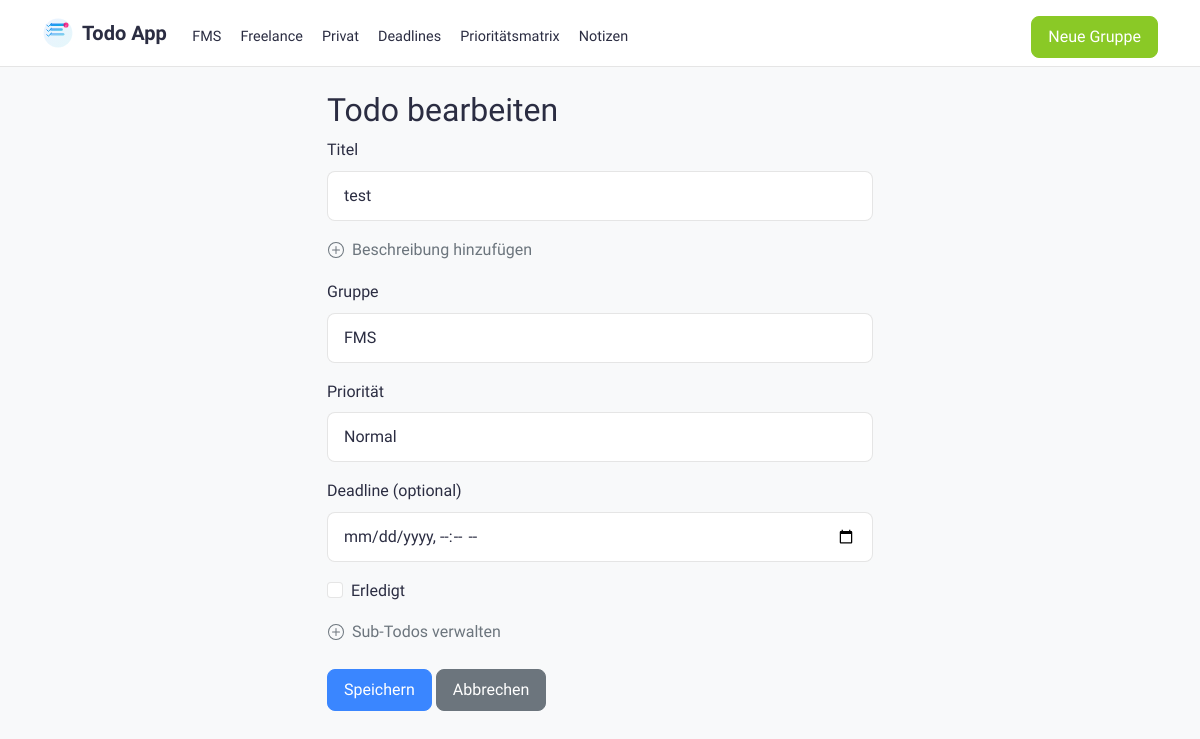
/todo/8/edit, run on the app's committed database.
### app.py (models this page shows)
class TaskGroup(db.Model):
    id = db.Column(db.Integer, primary_key=True)
    name = db.Column(db.String(100), nullable=False)
    created_at = db.Column(db.DateTime, default=datetime.utcnow)
    todos = db.relationship('Todo', backref='group', lazy=True, cascade='all, delete-orphan')

class Todo(db.Model):
    id = db.Column(db.Integer, primary_key=True)
    title = db.Column(db.String(200), nullable=False)
    description = db.Column(db.Text)
    completed = db.Column(db.Boolean, default=False)
    priority = db.Column(db.String(10), default='medium')
    created_at = db.Column(db.DateTime, default=datetime.utcnow)
    due_date = db.Column(db.DateTime, nullable=True)
    group_id = db.Column(db.Integer, db.ForeignKey('task_group.id'), nullable=False)
    parent_id = db.Column(db.Integer, db.ForeignKey('todo.id'), nullable=True)
    sub_todos = db.relationship('Todo', backref=db.backref('parent', remote_side=[id]),
                              cascade='all, delete-orphan')

### app.py (the view, shortened to what this page needs)
@app.route('/todo/<int:id>/edit', methods=['GET', 'POST'])
def edit_todo(id):
    todo = Todo.query.get_or_404(id)
    groups = TaskGroup.query.all()
    return render_template('todo_form.html', todo=todo, groups=groups)

### app.py (called while the page is built)
@app.context_processor
def inject_groups():
    groups = TaskGroup.query.all()
    return dict(groups=groups)

### templates/todo_form.html (shortened to what this page needs)
{% extends "base.html" %}
{% block content %}
<div class="row">
    <div class="col-md-6 offset-md-3">
        <h2>{% if todo %}Todo bearbeiten{% else %}Neues Todo{% endif %}</h2>
        <form method="post">
            <div class="mb-3">
                <label for="title" class="form-label">Titel</label>
                <input type="text" class="form-control" id="title" name="title" value="{{ todo.title if todo else '' }}" required>
            </div>
            <div class="mb-3">
                <button type="button" class="btn btn-link text-muted p-0" id="toggleDescription"
                        style="text-decoration: none; display: flex; align-items: center;">
                    Beschreibung hinzufügen
                </button>
            </div>
            <div class="mb-3">
                <label for="group_id" class="form-label">Gruppe</label>
                <select class="form-control" id="group_id" name="group_id" required {% if parent_todo %}disabled{% endif %}>
                    {% for group in groups %}
                        <option value="{{ group.id }}"
                            {% if (todo and todo.group_id == group.id) or
                                  (selected_group_id and selected_group_id|int == group.id) %}
                                selected
                            {% endif %}>
                            {{ group.name }}
                        </option>
                    {% endfor %}
                </select>
            </div>
                <div class="mb-3">
                    <label for="priority" class="form-label">Priorität</label>
                    <select class="form-control" id="priority" name="priority">
                        <option value="medium" {% if not todo or todo.priority == 'medium' %}selected{% endif %}>Normal</option>
                    </select>
                </div>
                <div class="mb-3">
                    <label for="due_date" class="form-label">Deadline (optional)</label>
                    <input type="datetime-local" class="form-control" id="due_date" name="due_date"
                           value="{% if todo and todo.due_date %}{{ todo.due_date.strftime('%Y-%m-%dT%H:%M') }}{% endif %}">
                </div>
            {% if todo %}
            <div class="mb-3">
                <div class="form-check">
                    <input type="checkbox" class="form-check-input" id="completed" name="completed" {% if todo.completed %}checked{% endif %}>
                    <label class="form-check-label" for="completed">Erledigt</label>
                </div>
            </div>
            {% endif %}
            {% if not parent_todo %}
            <div class="mb-4">
                <button type="button" class="btn btn-link text-muted p-0" id="toggleSubTodos"
                        style="text-decoration: none; display: flex; align-items: center;">
                    Sub-Todos verwalten
                </button>
            </div>
            {% endif %}
            <div class="mb-3">
                <button type="submit" class="btn btn-primary">Speichern</button>
                <a href="{{ url_for('index') }}" class="btn btn-secondary">Abbrechen</a>
            </div>
        </form>
    </div>
</div>
{% endblock %}

### templates/base.html (shortened to what this page needs)
<!DOCTYPE html>
<html lang="de">
    <head>
        <link href="https://cdn.jsdelivr.net/npm/bootstrap@5.1.3/dist/css/bootstrap.min.css" rel="stylesheet">
</head>
<body>
    <nav class="navbar navbar-expand-lg sticky-top mb-4">
        <div class="container">
            <div class="d-flex align-items-center">
                <a class="navbar-brand" href="{{ url_for('index') }}">
                    Todo App
                </a>
            </div>
            <div class="collapse navbar-collapse" id="navbarNav">
                <ul class="navbar-nav me-auto">
                    {% for nav_group in groups %}
                        <li class="nav-item">
                            <a class="nav-link {% if selected_group and selected_group.id == nav_group.id %}active{% endif %}"
                               href="{{ url_for('index', group_id=nav_group.id) }}">
                                {{ nav_group.name }}
                            </a>
                        </li>
                    {% endfor %}
                        <li class="nav-item">
                            <a class="nav-link {% if request.endpoint == 'deadlines' %}active{% endif %}"
                               href="{{ url_for('deadlines') }}">
                                Deadlines
                            </a>
                        </li>
                        <li class="nav-item">
                            <a class="nav-link {% if request.endpoint == 'priority_matrix' %}active{% endif %}"
                               href="{{ url_for('priority_matrix') }}">
                                Prioritätsmatrix
                            </a>
                        </li>
                        <li class="nav-item">
                            <a class="nav-link {% if request.endpoint == 'notes' %}active{% endif %}"
                               href="{{ url_for('notes') }}">
                                Notizen
                            </a>
                        </li>
                </ul>
                <div class="d-flex">
                    <a href="{{ url_for('new_group') }}" class="btn btn-success">Neue Gruppe</a>
                </div>
            </div>
        </div>
    </nav>
    <div class="container">
        {% block content %}{% endblock %}
    </div>
</body>
</html>

### templates/base.html (style rules this page uses)
:root { --primary-color: #3a86ff; --danger-color: #ff006e; --success-color: #8ac926; --warning-color: #ffbe0b; --info-color: #00b4d8; --background-color: #f8f9fa; --card-background: rgba(255, 255, 255, 0.9); --text-color: #2b2d42; --text-muted: #6c757d; --border-color: rgba(0, 0, 0, 0.1); }
body { font-family: 'SF Pro Text', -apple-system, BlinkMacSystemFont, sans-serif; background-color: var(--background-color); color: var(--text-color); line-height: 1.6; }
.navbar { background: var(--card-background); backdrop-filter: blur(10px); -webkit-backdrop-filter: blur(10px); border-bottom: 1px solid var(--border-color); padding: 0.5rem 0; }
.navbar-brand { color: var(--text-color); font-weight: 600; font-size: 1.25rem; display: flex; align-items: center; gap: 0.5rem; }
.logo { width: 32px; height: 32px; transition: transform 0.3s ease; }
.nav-link { color: var(--text-color); padding: 0.5rem 0.75rem; border-radius: 8px; transition: all 0.3s ease; margin: 0 0.1rem; font-size: 0.9rem; }
.navbar-collapse { margin-top: 0.5rem; }
.btn { border-radius: 8px; padding: 0.5rem 1rem; transition: all 0.3s ease; font-weight: 500; }
.btn-primary { background-color: var(--primary-color); border-color: var(--primary-color); }
.btn-success { background-color: var(--success-color); border-color: var(--success-color); }
.form-control { border-radius: 8px; border: 1px solid var(--border-color); padding: 0.75rem 1rem; background: var(--card-background); color: var(--text-color); }
.form-check-input { border-color: var(--border-color); }

### data on the page
TaskGroup: name "FMS"
TaskGroup: name "Freelance"
TaskGroup: name "Privat"
Todo: title "test", group_id "FMS", priority "Normal"
